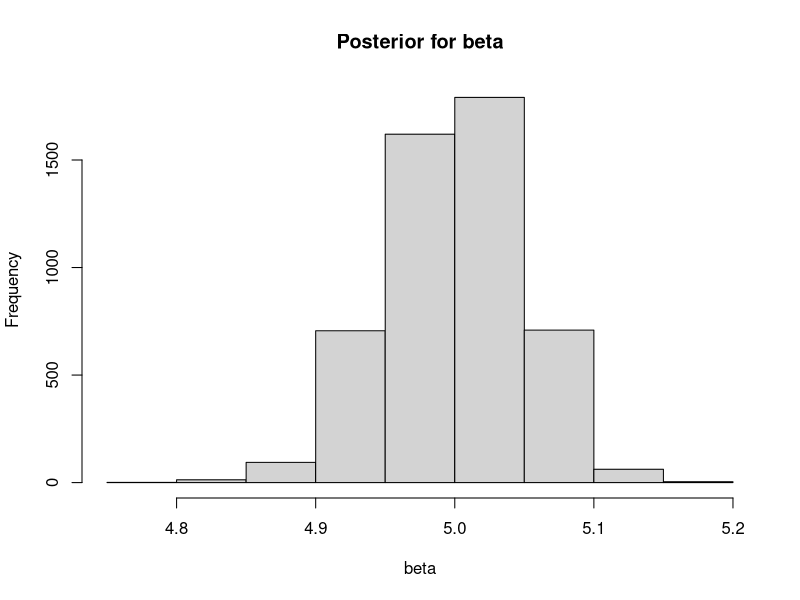
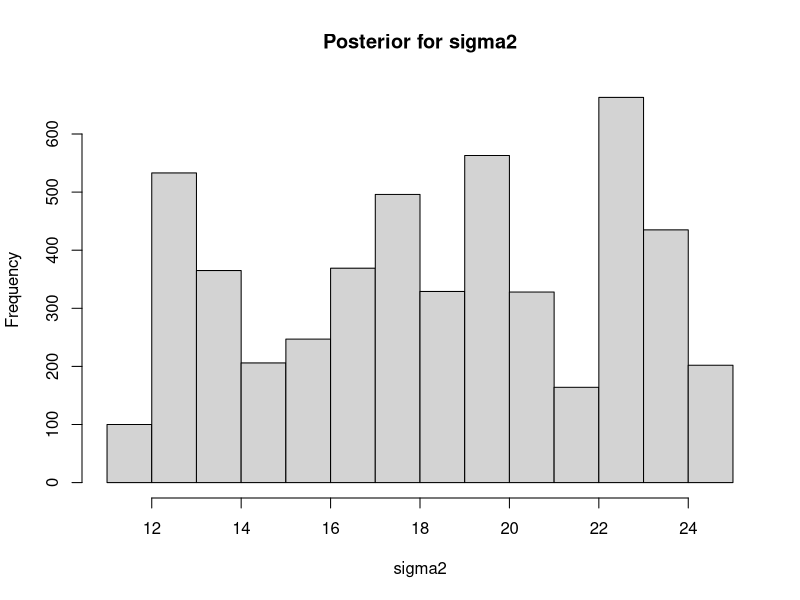
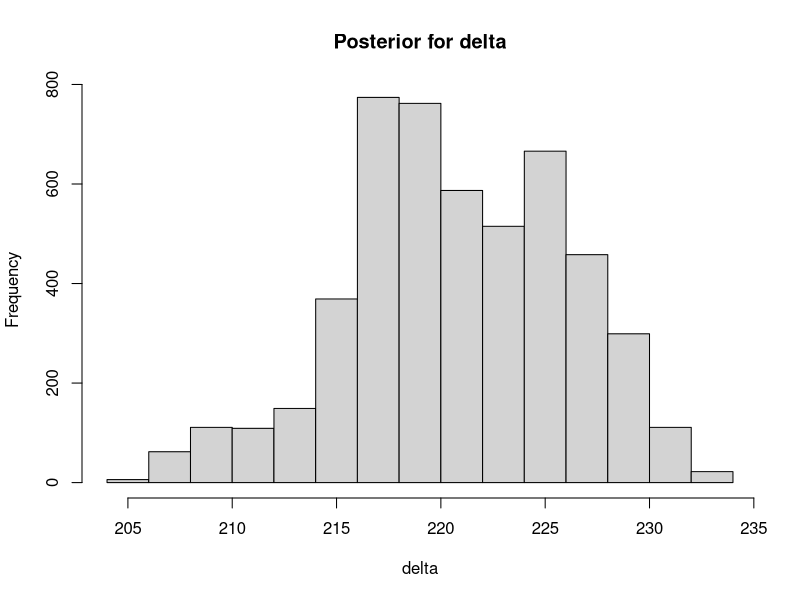

Source code (R) for these figures, in order:
set.seed=1124234248174

##create data
beta=5
sigma2=20

t=seq(1,100,by=1)

x_true=exp(beta-.5)*t+rnorm(100,0,1)
y_true=x_true+rnorm(100,0,sqrt(sigma2))

##MCMC algorithm

MCMC=function(beta_initial,sigma2_initial,d_initial,reps){
  x=exp(beta_initial-.5)*t+rnorm(100,0,1)
  y=x+rnorm(100,0,sqrt(sigma2_initial))
  beta=beta_initial
  sigma2=sigma2_initial
  d=d_initial
  
  beta_vector=rep(0,reps)
  sigma2_vector=rep(0,reps)
  d_vector=rep(0,reps)
  
  for(i in 1:reps){
    beta_new=beta+runif(1,-.3,.3)
    sigma2_new=sigma2+runif(1,-.3,.3)
    d_new=d+runif(1,-1,1)
    
    x_new=exp(beta_new-.5)*t+rnorm(100,0,1)
    y_new=x_new+rnorm(100,0,sqrt(sigma2_new))
    
    y_new_bar=mean(y_new)
    y_old_bar=mean(y)
    
    alpha_num=dnorm(abs(y_new_bar-mean(y_true))/d_new)/d_new
    alpha_den=dnorm(abs(y_old_bar-mean(y_true))/d)/d
    
    alpha=alpha_num/alpha_den
    
    u=runif(1)
    if(alpha>u){
      beta=beta_new
      sigma2=sigma2_new
      d=d_new
      x=x_new
      y=y_new
    }
    
    beta_vector[i]=beta
    sigma2_vector[i]=sigma2
    d_vector[i]=d
  }
  
  return(list(beta_vector,sigma2_vector,d_vector))
}



##
set.seed=1143414231
test=MCMC(1,10,200,10000)
test[[1]]=test[[1]][-seq(1,5000)]
test[[2]]=test[[2]][-seq(1,5000)]
test[[3]]=test[[3]][-seq(1,5000)]
hist(test[[1]],main="Posterior for beta",xlab="beta")
hist(test[[2]],main="Posterior for sigma2",xlab="sigma2")
hist(test[[3]],main="Posterior for delta",xlab="delta")